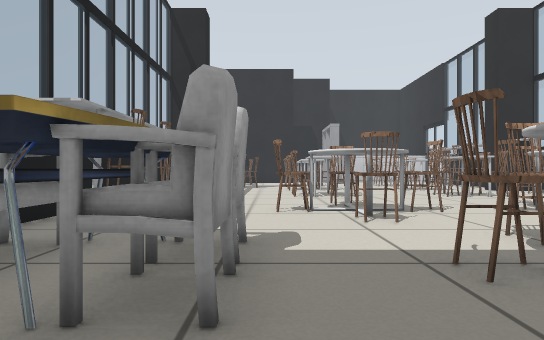
View 1 (above)

20 first-person views from a walk through a Gazebo world. The camera is 0.46 m above the floor, looks level and sees 75° across. The floor is counted in squares, 0.5 m on a side. Each view is taken from the middle of a square. On the plan, view 1 faces up. The plan holds only what a view shows up to about 12 squares ahead; the rest is blank. Some surface patterns are stand-ins.

View 2
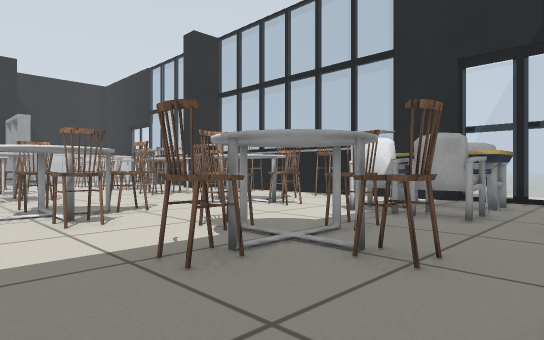

View 3
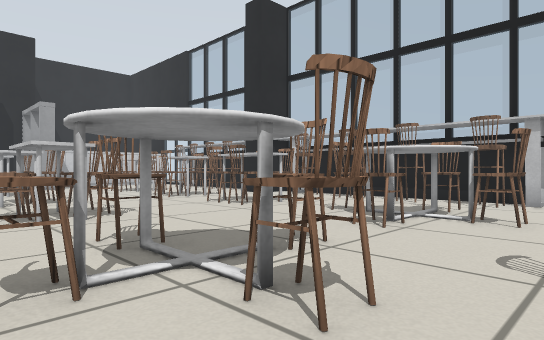

View 4
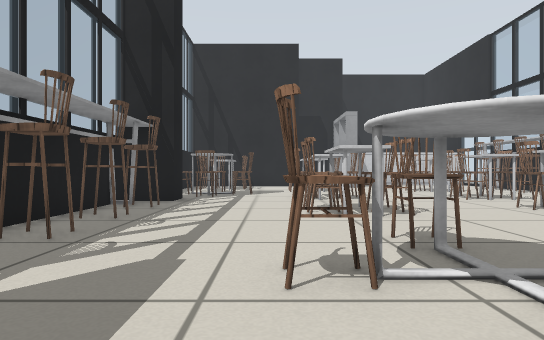

View 5
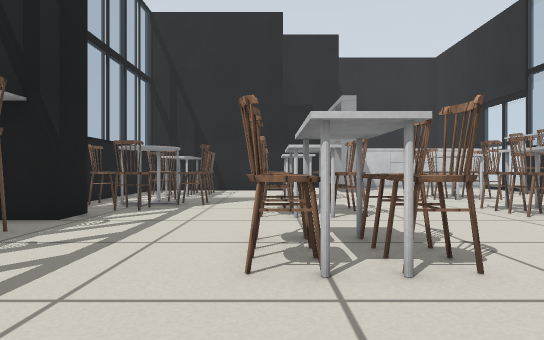

View 6
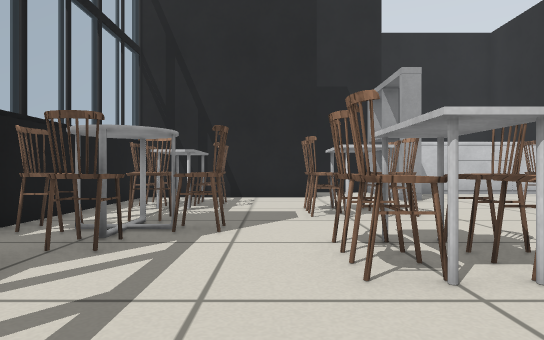

View 7
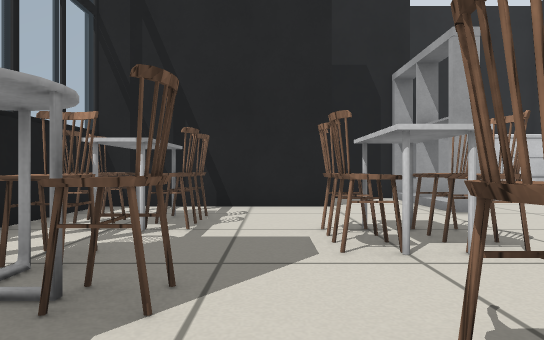

View 8
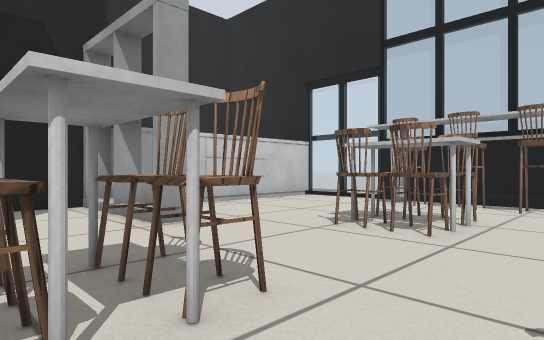

View 9
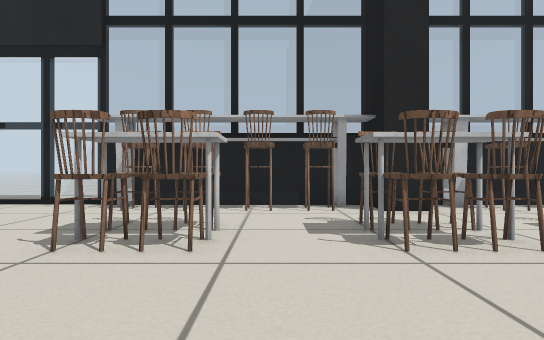

View 10
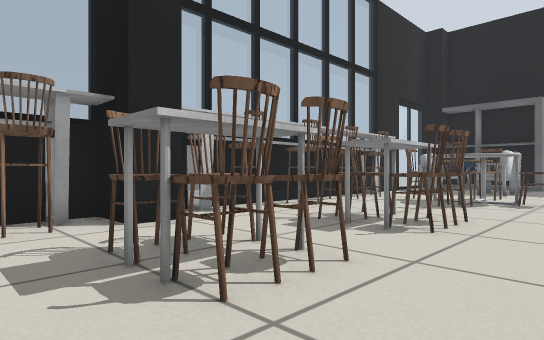

View 11
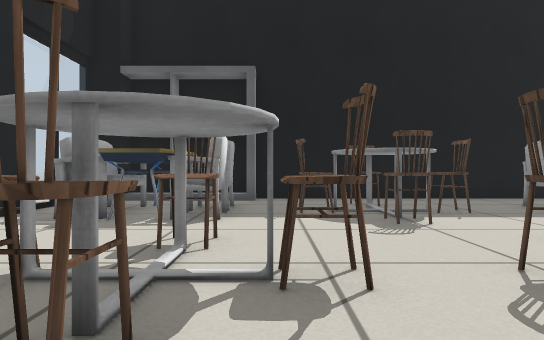

View 12
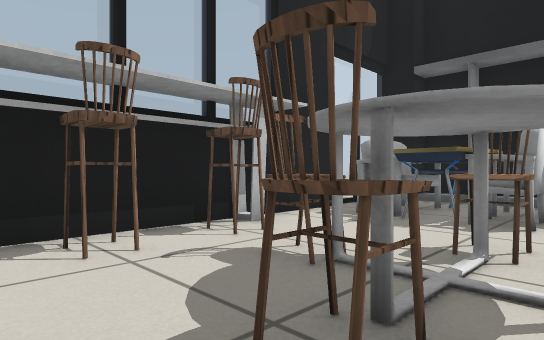

View 13
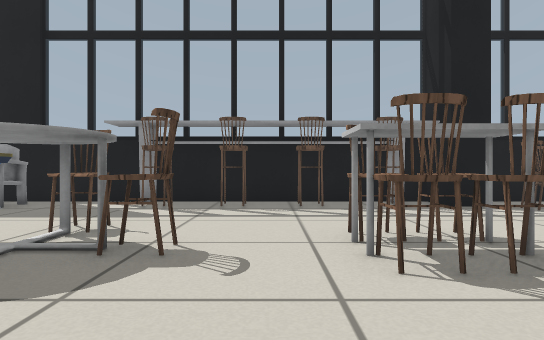

View 14
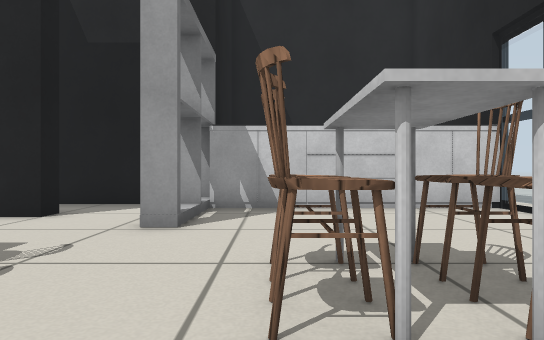

View 15
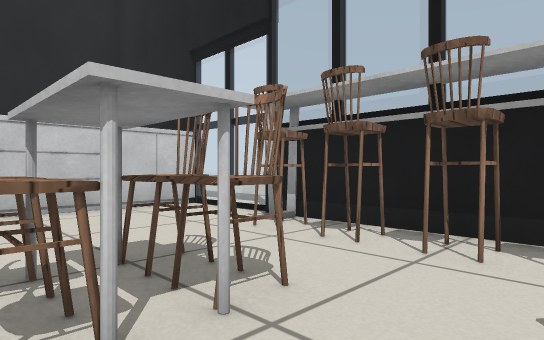

View 16
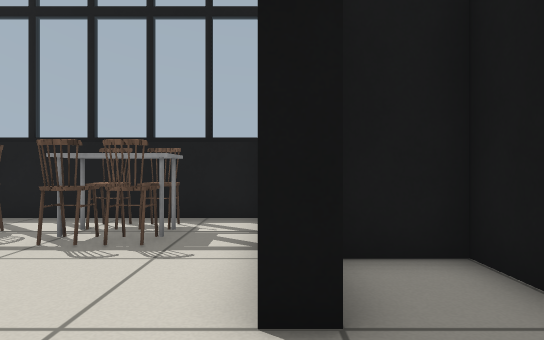

View 17
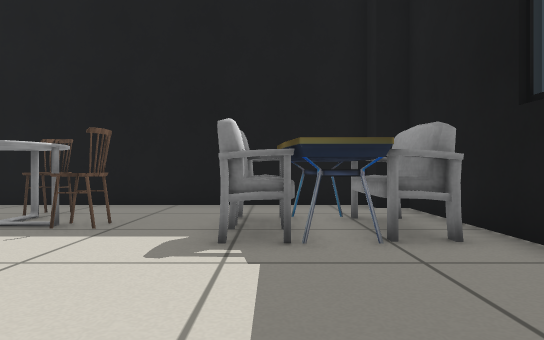

View 18
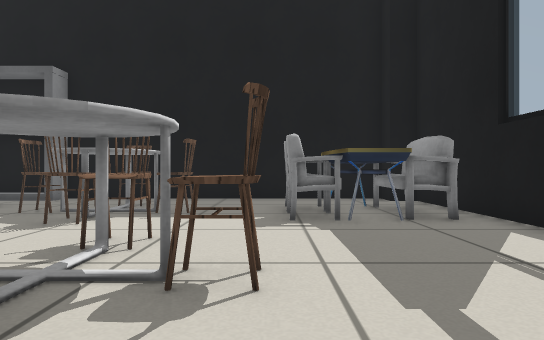

View 19
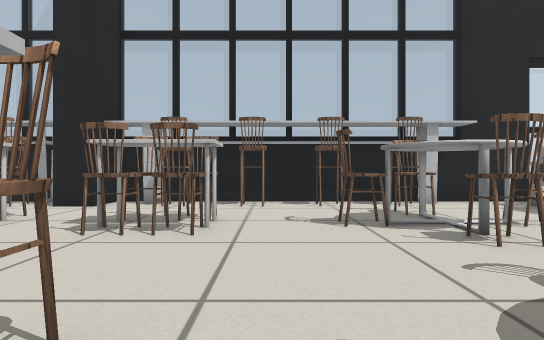

View 20
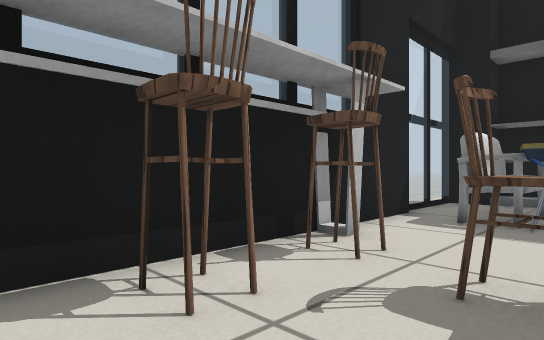

### Floor plan
Key: @ floor where view 1 was taken; # wall or solid block; . main floor; : floor 0.1 m higher than the main floor; / step, stairs or slope; = window, fence, low wall or low ledge; B bench; L door leaf; A black box; K bookshelf; O other object.
Columns run from 5 left of view 1 to 12 right of it. Each row starts with its distance up from view 1.
 30          A
 29          A
 28     AAAAAA
 27     A..../OOOOOOO#
 26     A....K.......L
 25 #######../.......=
 24 #........K.......L
 23 #.OOO...........O
 22 #.OOO..........O##
 21 #.....OOO..OOO.O.#
 20 #..O..OOO..OOO...#
 19 ##OOO..........O.#
 18  #OOO..........O##
 17  #OO..OOO..OOO..O
 16 AAA...OOO..OOO.AA
 15  O..............#
 14 #.O...OOO...OO.OO
 13 #.....OOO..OOO.O#
 12 #.O...OO...OOO.O#
 11 #..............O#
 10 #.O....O....O..O#
  9 #......O....O..O#
  8 #OO..OOOOOOOOOOO#
  7 #......O....O..OO
  6 #......O....O....#
  5 #..O.....O.......#
  4 #.BOO...OO..OOBB.#
  3 #.BOO..OOOO.OOBB.L
  2 #.BOO...OO..OOBB.=
  1 #................L
  0 ##...@......K:#:##
 -1  ###############

Where each view was taken, in squares from view 1:
view 1: 0 up, 0 right, facing up
view 2: 0 up, 0 right, facing up-right
view 3: 5 up, 0 right, facing up-right
view 4: 5 up, 0 right, facing up
view 5: 9 up, 1 right, facing up
view 6: 13 up, 0 right, facing up
view 7: 16 up, 0 right, facing up
view 8: 18 up, 1 right, facing up-right
view 9: 19 up, 2 right, facing right
view 10: 19 up, 4 right, facing down-right
view 11: 11 up, 6 right, facing down
view 12: 11 up, 6 right, facing down-right
view 13: 11 up, 6 right, facing left
view 14: 18 up, 6 right, facing up
view 15: 18 up, 6 right, facing up-right
view 16: 25 up, 4 right, facing left
view 17: 9 up, 1 left, facing down
view 18: 11 up, 0 right, facing down
view 19: 11 up, 1 right, facing right
view 20: 11 up, 8 right, facing down-right
